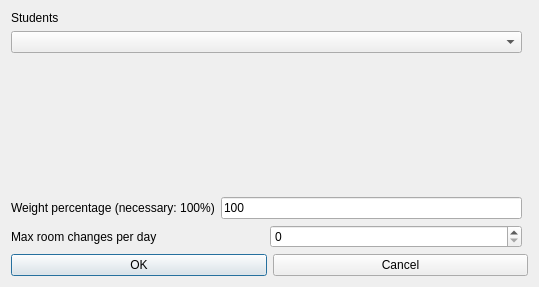
<?xml version="1.0" encoding="UTF-8"?>
<ui version="4.0">
 <class>ModifyConstraintStudentsSetMaxRoomChangesPerDayForm_template</class>
 <widget class="QDialog" name="ModifyConstraintStudentsSetMaxRoomChangesPerDayForm_template">
  <property name="geometry">
   <rect>
    <x>0</x>
    <y>0</y>
    <width>539</width>
    <height>287</height>
   </rect>
  </property>
  <property name="windowTitle">
   <string extracomment="This is the title of the dialog to modify a constraint of this type">Modify students set max room changes per day</string>
  </property>
  <layout class="QGridLayout">
   <item row="0" column="0">
    <layout class="QVBoxLayout">
     <item>
      <widget class="QLabel" name="studentsTextLabel">
       <property name="frameShape">
        <enum>QFrame::NoFrame</enum>
       </property>
       <property name="frameShadow">
        <enum>QFrame::Plain</enum>
       </property>
       <property name="text">
        <string>Students</string>
       </property>
       <property name="wordWrap">
        <bool>false</bool>
       </property>
      </widget>
     </item>
     <item>
      <widget class="QComboBox" name="studentsComboBox">
       <property name="editable">
        <bool>false</bool>
       </property>
       <property name="insertPolicy">
        <enum>QComboBox::NoInsert</enum>
       </property>
       <property name="duplicatesEnabled">
        <bool>false</bool>
       </property>
      </widget>
     </item>
    </layout>
   </item>
   <item row="1" column="0">
    <spacer name="spacer2">
     <property name="orientation">
      <enum>Qt::Vertical</enum>
     </property>
     <property name="sizeType">
      <enum>QSizePolicy::Expanding</enum>
     </property>
     <property name="sizeHint" stdset="0">
      <size>
       <width>20</width>
       <height>41</height>
      </size>
     </property>
    </spacer>
   </item>
   <item row="2" column="0">
    <layout class="QHBoxLayout">
     <item>
      <widget class="QLabel" name="weightTextLabel">
       <property name="frameShape">
        <enum>QFrame::NoFrame</enum>
       </property>
       <property name="frameShadow">
        <enum>QFrame::Plain</enum>
       </property>
       <property name="text">
        <string>Weight percentage (necessary: 100%)</string>
       </property>
       <property name="wordWrap">
        <bool>false</bool>
       </property>
      </widget>
     </item>
     <item>
      <widget class="QLineEdit" name="weightLineEdit">
       <property name="text">
        <string notr="true">100</string>
       </property>
      </widget>
     </item>
    </layout>
   </item>
   <item row="4" column="0" colspan="2">
    <layout class="QHBoxLayout">
     <item>
      <widget class="QPushButton" name="okPushButton">
       <property name="text">
        <string>OK</string>
       </property>
      </widget>
     </item>
     <item>
      <widget class="QPushButton" name="cancelPushButton">
       <property name="text">
        <string>Cancel</string>
       </property>
      </widget>
     </item>
    </layout>
   </item>
   <item row="3" column="0">
    <layout class="QHBoxLayout">
     <item>
      <widget class="QLabel" name="textLabel">
       <property name="text">
        <string>Max room changes per day</string>
       </property>
       <property name="wordWrap">
        <bool>false</bool>
       </property>
      </widget>
     </item>
     <item>
      <widget class="QSpinBox" name="maxChangesSpinBox"/>
     </item>
    </layout>
   </item>
  </layout>
 </widget>
 <layoutdefault spacing="6" margin="11"/>
 <resources/>
 <connections/>
</ui>
